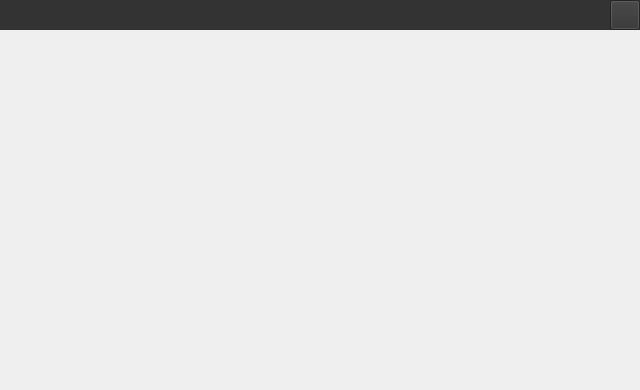
<?xml version="1.0" encoding="UTF-8"?>
<ui version="4.0">
 <class>VideoWidget</class>
 <widget class="QWidget" name="VideoWidget">
  <property name="geometry">
   <rect>
    <x>0</x>
    <y>0</y>
    <width>640</width>
    <height>390</height>
   </rect>
  </property>
  <property name="windowTitle">
   <string>Video</string>
  </property>
  <widget class="QWidget" name="widget" native="true">
   <property name="geometry">
    <rect>
     <x>0</x>
     <y>0</y>
     <width>640</width>
     <height>30</height>
    </rect>
   </property>
   <property name="styleSheet">
    <string notr="true">background-color: rgb(51, 51, 51);</string>
   </property>
   <widget class="MYBTN" name="btn_close">
    <property name="geometry">
     <rect>
      <x>610</x>
      <y>0</y>
      <width>30</width>
      <height>30</height>
     </rect>
    </property>
    <property name="focusPolicy">
     <enum>Qt::NoFocus</enum>
    </property>
    <property name="styleSheet">
     <string notr="true"/>
    </property>
    <property name="text">
     <string/>
    </property>
   </widget>
  </widget>
  <widget class="QWidget" name="video" native="true">
   <property name="geometry">
    <rect>
     <x>0</x>
     <y>30</y>
     <width>640</width>
     <height>360</height>
    </rect>
   </property>
  </widget>
 </widget>
 <customwidgets>
  <customwidget>
   <class>MYBTN</class>
   <extends>QPushButton</extends>
   <header location="global">mycontral/mybtn.h</header>
  </customwidget>
 </customwidgets>
 <resources/>
 <connections/>
</ui>
